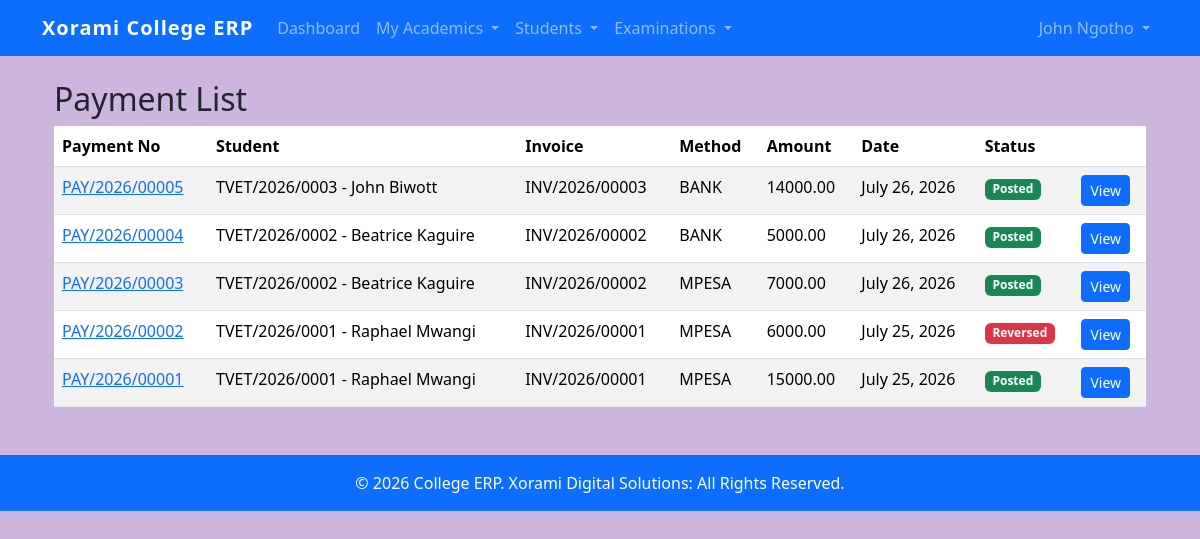
The app's page /finance/payments/ (signed in), older data.
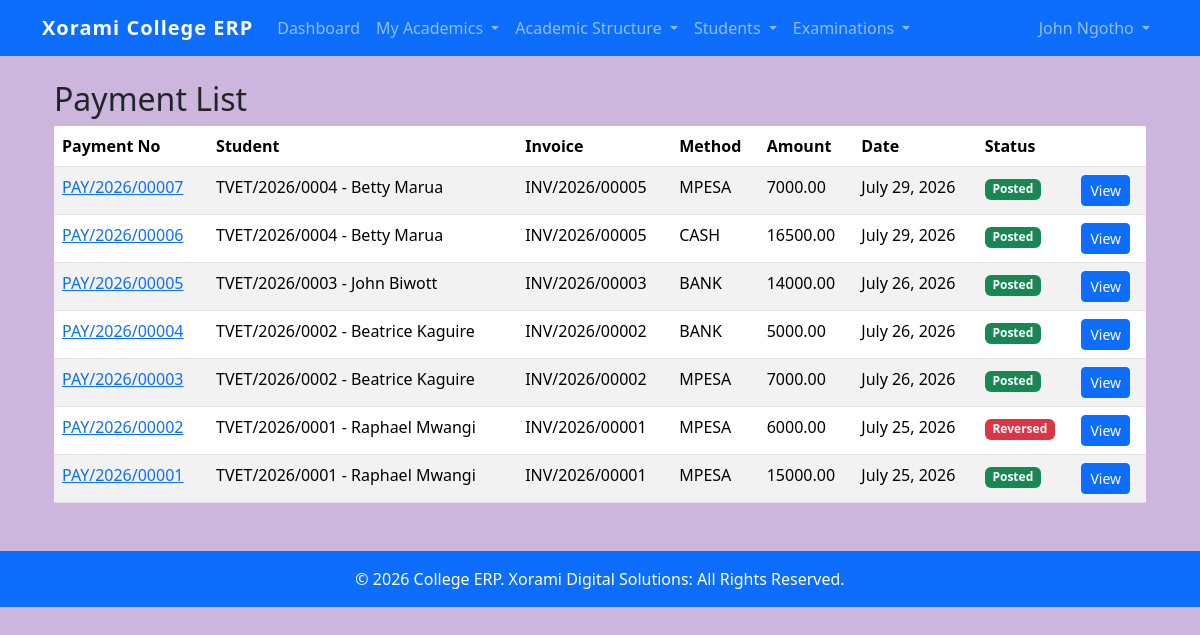
The same page, newer data.
### finance/models.py (models this page shows, shortened)
class Payment(models.Model):
    PAYMENT_METHODS = [
        ("MPESA", "MPESA"),
        ("BANK", "Bank"),
        ("CASH", "Cash"),
    ]
    POSTING_STATUS = [
        ("POSTED", "Posted"),
        ("REVERSED", "Reversed"),
    ]
    payment_number = models.CharField(
        max_length=30,
        unique=True,
        blank=True,
    )
    invoice = models.ForeignKey(
        StudentInvoice,
        on_delete=models.PROTECT,
        related_name="payments",
    )
    payment_date = models.DateField(
        auto_now_add=True,
    )
    amount = models.DecimalField(
        max_digits=12,
        decimal_places=2,
    )
    payment_method = models.CharField(
        max_length=20,
        choices=PAYMENT_METHODS,
    )
    reference_number = models.CharField(
        max_length=100,
    )
    received_by = models.ForeignKey(
        settings.AUTH_USER_MODEL,
        on_delete=models.PROTECT,
    )
    remarks = models.TextField(
        blank=True,
    )
    posting_status = models.CharField(
        max_length=20,
        choices=POSTING_STATUS,
        default="POSTED",
    )
    is_reversed = models.BooleanField(
        default=False,
    )
    reversed_by = models.ForeignKey(
        settings.AUTH_USER_MODEL,
        on_delete=models.PROTECT,
        null=True,
        blank=True,
        related_name="reversed_payments",
    )
    reversal_reason = models.TextField(
        blank=True,
    )
    created_at = models.DateTimeField(
        auto_now_add=True,
    )
    class Meta:
        ordering = [
            "-payment_date",
            "-id",
        ]
        constraints = [
            models.UniqueConstraint(
                fields=[
                    "invoice",
                    "reference_number",
                ],
                name="unique_invoice_payment_reference",
            )
        ]

class StudentInvoice(models.Model):
    STATUS_CHOICES = [
        ("DRAFT", "Draft"),
        ("POSTED", "Posted"),
        ("CANCELLED", "Cancelled"),
    ]
    invoice_number = models.CharField(
        max_length=30,
        unique=True,
        blank=True
    )
    student = models.ForeignKey(
        Student,
        on_delete=models.PROTECT,
        related_name="invoices"
    )
    enrollment = models.OneToOneField(
        SemesterEnrollment,
        on_delete=models.CASCADE,
        related_name="invoice"
    )
    invoice_date = models.DateField(
        auto_now_add=True
    )
    due_date = models.DateField(
        null=True,
        blank=True
    )
    status = models.CharField(
        max_length=20,
        choices=STATUS_CHOICES,
        default="DRAFT"
    )
    credit_applied = models.DecimalField(
        max_digits=12,
        decimal_places=2,
        default=0
    )
    created_at = models.DateTimeField(
        auto_now_add=True
    )
    class Meta:
        ordering = [
            "-invoice_date"
        ]

### students/models.py (models this page shows, shortened)
class Student(models.Model):
    ACTIVE = "ACTIVE"
    INACTIVE = "INACTIVE"
    STATUS_CHOICES = [
        (ACTIVE, "Active"),
        (INACTIVE, "Inactive"),
    ]
    user = models.OneToOneField(
        User,
        on_delete=models.CASCADE,
        related_name="student_profile",
        null=True,
        blank=True,
    )
    admission_no = models.CharField(
        max_length=20,
        unique=True,
        blank=True,
    )
    first_name = models.CharField(
        max_length=100,
    )
    middle_name = models.CharField(
        max_length=100,
        blank=True,
    )
    last_name = models.CharField(
        max_length=100,
    )
    gender = models.CharField(
        max_length=10,
        choices=Applicant.GENDER_CHOICES,
    )
    date_of_birth = models.DateField(
        null=True,
        blank=True,
    )
    id_number = models.CharField(
        max_length=20,
        unique=True,
        null=True,
        blank=True,
    )
    phone = models.CharField(
        max_length=20,
    )
    email = models.EmailField(
        blank=True,
    )
    address = models.TextField(
        blank=True,
    )
    programme = models.ForeignKey(
        Programme,
        on_delete=models.PROTECT,
        related_name="students",
    )
    admission_date = models.DateField(
        default=timezone.now,
    )
    status = models.CharField(
        max_length=10,
        choices=STATUS_CHOICES,
        default=ACTIVE,
    )
    created_at = models.DateTimeField(
        auto_now_add=True,
    )
    updated_at = models.DateTimeField(
        auto_now=True,
    )
    class Meta:
        ordering = [
            "admission_no",
        ]
    def __str__(self):
        return (
            f"{self.admission_no} - "
            f"{self.first_name} "
            f"{self.last_name}"
        )

### finance/views.py (the view)
@login_required
def payment_list(request):
    payments = (
        Payment.objects
        .select_related(
            "invoice",
            "invoice__student",
        )
    )
    return render(
        request,
        "finance/payments/list.html",
        {
            "payments": payments,
        }
    )

### students/templatetags/student_extras.py (called while the page is built)
@register.filter
def has_group(user, group_name):
    if user.is_anonymous:
        return False
    return user.groups.filter(name=group_name).exists()

### templates/finance/payments/list.html
{% extends "base.html" %}
{% block content %}
<div class="container mt-4">
    <h2>
        Payment List
    </h2>
    <table class="table table-striped">
        <thead>
            <tr>
                <th>Payment No</th>
                <th>Student</th>
                <th>Invoice</th>
                <th>Method</th>
                <th>Amount</th>
                <th>Date</th>
                <th>Status</th>
                <th></th>
            </tr>
        </thead>
        <tbody>
            {% for payment in payments %}
            <tr>
                <td>
                    <a href="{% url 'finance:payment_detail' payment.pk %}">
                        {{ payment.payment_number }}
                    </a>
                </td>
                <td>{{ payment.invoice.student }}</td>
                <td>{{ payment.invoice.invoice_number }}</td>
                <td>{{ payment.payment_method }}</td>
                <td>{{ payment.amount }}</td>
                <td>{{ payment.payment_date }}</td>
                <td>
                    {% if payment.is_reversed %}
                        <span class="badge bg-danger">
                            Reversed
                        </span>
                    {% else %}
                        <span class="badge bg-success">
                            Posted
                        </span>
                    {% endif %}
                </td>
                <td>
                    <a href="{% url 'finance:payment_detail' payment.pk %}"
                       class="btn btn-primary btn-sm">
                        View
                    </a>
                </td>
            </tr>
            {% empty %}
            <tr>
                <td colspan="8">
                    No payments found.
                </td>
            </tr>
            {% endfor %}
        </tbody>
    </table>
</div>
{% endblock %}

Row changes from the older to the newer data that the page shows:
added Payment: payment_number "PAY/2026/00007", invoice.student "TVET/2026/0004 - Betty Marua", invoice.invoice_number "INV/2026/00005", payment_method "MPESA", amount "7000.00", payment_date "July 29, 2026", is_reversed "Posted"
added Payment: payment_number "PAY/2026/00006", invoice.student "TVET/2026/0004 - Betty Marua", invoice.invoice_number "INV/2026/00005", payment_method "CASH", amount "16500.00", payment_date "July 29, 2026", is_reversed "Posted"
Text that changed along with them:
text now shown: "Academic Structure"
